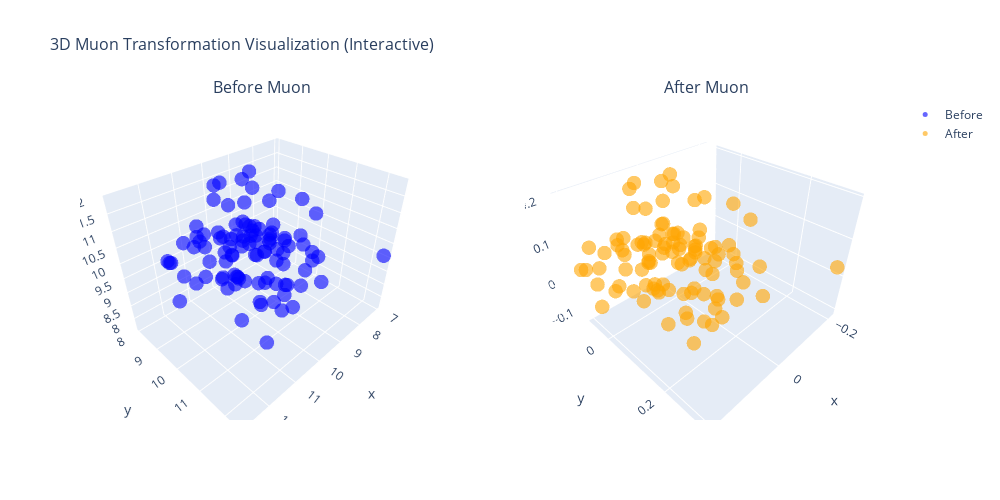

Notebook cell for this chart:
### Markdown cell above
# 3D Visualization (Interactive with Plotly)

Sample random Nx3 matrices and create interactive 3D visualizations.

### Code cell
def visualize_3d_transformation(pertubation=[0.0, 0.0, 0.0], sigmas=[1.0, 1.0, 1.0], N=100, seed=42):
    """
    Create interactive 3D visualization of Muon transformation using Plotly.
    Each row represents a 3D point.
    
    Args:
        N: Number of points
        seed: Random seed for reproducibility
    """
    torch.manual_seed(seed)
    np.random.seed(seed)
    
    # Sample random Nx3 matrix
    G = torch.randn(N, 3, dtype=torch.float32) * torch.tensor(sigmas) + torch.tensor(pertubation)
    
    # Apply Muon
    G_muon = newtonschulz5(G)
    
    # Convert to numpy for plotting
    G_np = G.numpy()
    G_muon_np = G_muon.numpy()
    
    # Create subplots with Plotly
    fig = make_subplots(
        rows=1, cols=2,
        subplot_titles=('Before Muon', 'After Muon'),
        specs=[[{'type': 'scatter3d'}, {'type': 'scatter3d'}]],
        horizontal_spacing=0.1
    )
    
    # Before Muon
    fig.add_trace(
        go.Scatter3d(
            x=G_np[:, 0],
            y=G_np[:, 1],
            z=G_np[:, 2],
            mode='markers',
            marker=dict(
                size=5,
                color='blue',
                opacity=0.6
            ),
            name='Before'
        ),
        row=1, col=1
    )
    
    # After Muon
    fig.add_trace(
        go.Scatter3d(
            x=G_muon_np[:, 0],
            y=G_muon_np[:, 1],
            z=G_muon_np[:, 2],
            mode='markers',
            marker=dict(
                size=5,
                color='orange',
                opacity=0.6
            ),
            name='After'
        ),
        row=1, col=2
    )
    
    # Update layout
    fig.update_layout(
        title_text="3D Muon Transformation Visualization (Interactive)",
        title_font_size=16,
        width=1000,
        height=500,
        showlegend=True
    )
    
    fig.show()
    
    # Print statistics
    print(f"\n3D Statistics:")
    print(f"Before Muon - Mean: {G_np.mean(axis=0)}, Std: {G_np.std(axis=0)}")
    print(f"After Muon  - Mean: {G_muon_np.mean(axis=0)}, Std: {G_muon_np.std(axis=0)}")
    print(f"Frobenius norm before: {np.linalg.norm(G_np):.4f}")
    print(f"Frobenius norm after:  {np.linalg.norm(G_muon_np):.4f}")

# Run 3D visualization
visualize_3d_transformation(pertubation=[10.0, 10.0, 10.0], sigmas=[1.0, 1.0, 1.0], N=100, seed=2)
